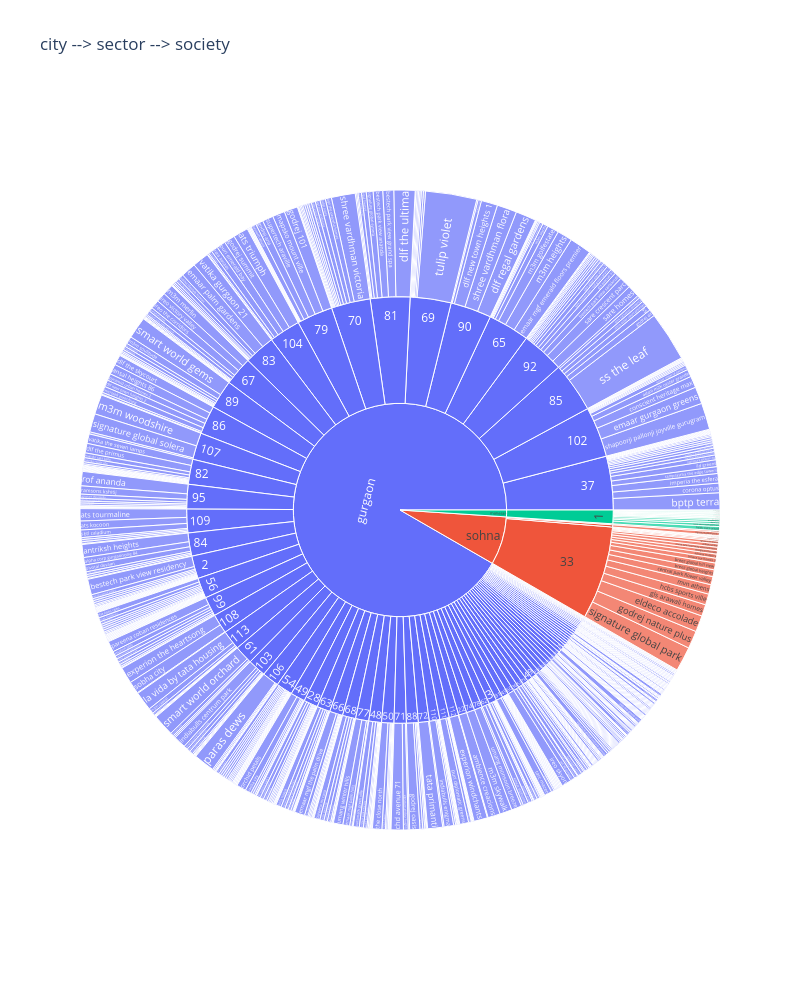

The notebook cell saved with this chart:
### Code cell
px.sunburst(df, path=["city", "sector", "society"], title='city --> sector --> society', color='city', height=1000, width=800)

### Figure 1 — Plotly figure (JSON) as saved in the notebook; plotly's stock layout.template omitted (floating-point values rounded to 4 significant figures; data arrays with more than 128 entries replaced by an {"elided": "..."} marker saying what was removed)
{"data": [{"branchvalues": "total", "customdata": {"elided": "687x1 str values"}, "domain": {"x": [0, 1], "y": [0, 1]}, "hovertemplate": "labels=%{label}<br>count=%{value}<br>parent=%{parent}<br>id=%{id}<br>city=%{customdata[0]}<extra></extra>", "ids": {"elided": "687 str values"}, "labels": {"elided": "687 str values"}, "marker": {"colors": {"elided": "687 str values"}}, "name": "", "parents": {"elided": "687 str values"}, "type": "sunburst", "values": {"elided": "687 int values"}}], "layout": {"height": 1000, "legend": {"tracegroupgap": 0}, "title": {"text": "city --> sector --> society"}, "width": 800}}
